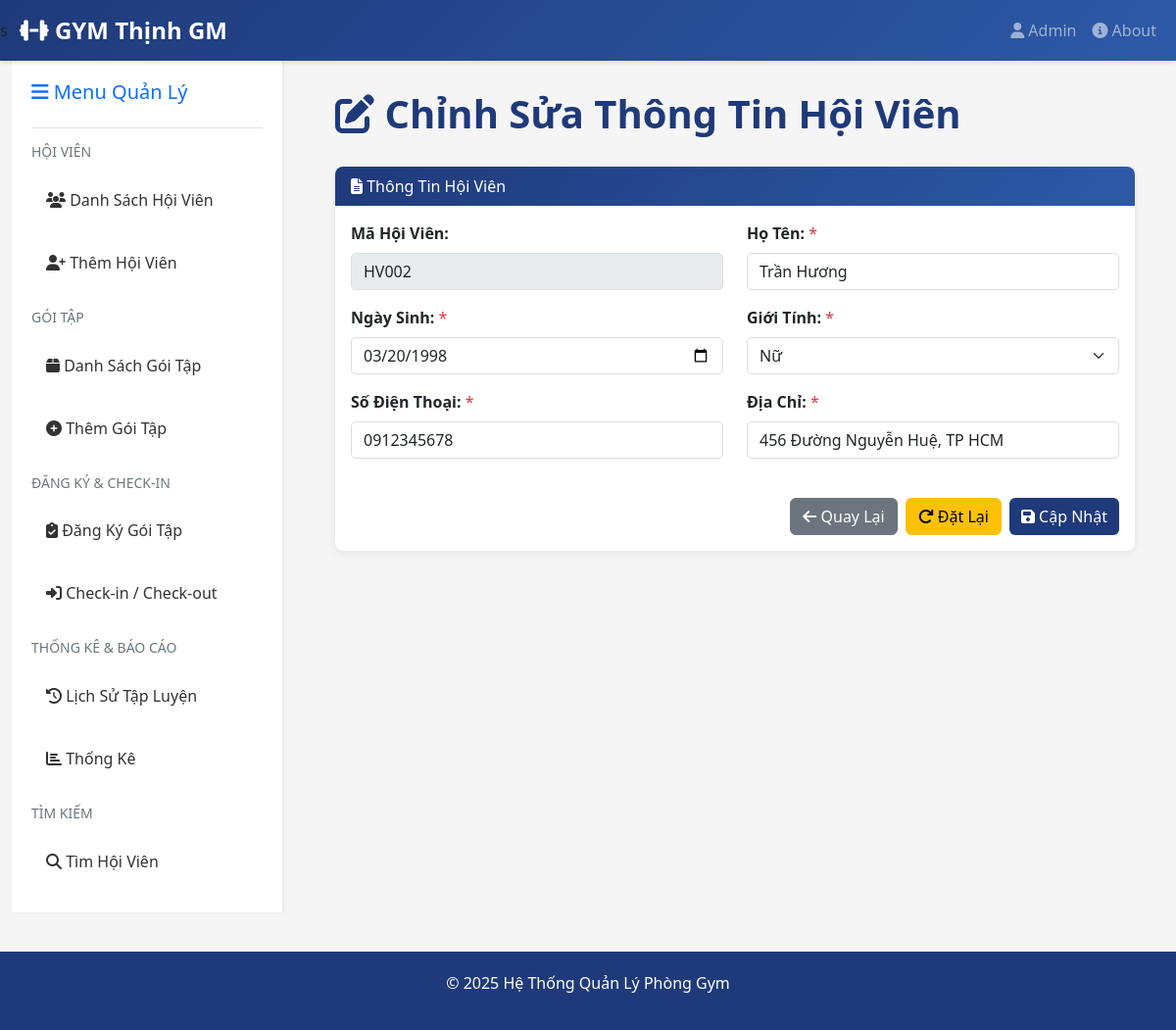
/edit_member.php?id=2, run on the app's committed database.
### tables this page shows
CREATE TABLE IF NOT EXISTS members (
    id INT AUTO_INCREMENT PRIMARY KEY,
    code VARCHAR(20) UNIQUE NOT NULL,
    fullname VARCHAR(100) NOT NULL,
    dob DATE NOT NULL,
    gender ENUM('Nam', 'Nữ') NOT NULL,
    phone VARCHAR(15) NOT NULL,
    address TEXT NOT NULL,
    created_at TIMESTAMP DEFAULT CURRENT_TIMESTAMP,
    updated_at TIMESTAMP DEFAULT CURRENT_TIMESTAMP ON UPDATE CURRENT_TIMESTAMP,
    INDEX idx_code (code),
    INDEX idx_phone (phone),
    INDEX idx_fullname (fullname)
);

### edit_member.php (the view, shortened to what this page needs)
<?php
include 'views/header.php';
require 'config/database.php';
$id = (int)($_GET['id'] ?? 0);
$member = null;
if ($id > 0) {
    $result = $conn->query("SELECT * FROM members WHERE id = $id");
    if ($result->num_rows > 0) {
        $member = $result->fetch_assoc();
    } else {
        redirect('members.php');
    }
}
?>
<div class="container-fluid">
    <div class="row">
        <?php include 'views/sidebar.php'; ?>
        <div class="col-md-9">
            <div class="main-content">
                <div class="page-header">
                    <h1><i class="fas fa-edit"></i> Chỉnh Sửa Thông Tin Hội Viên</h1>
                </div>
                <?php if ($member): ?>
                    <div class="card">
                        <div class="card-header">
                            <i class="fas fa-file-alt"></i> Thông Tin Hội Viên
                        </div>
                        <div class="card-body">
                            <form method="POST" class="needs-validation">
                                <div class="row">
                                    <div class="col-md-6 mb-3">
                                        <label class="form-label"><strong>Mã Hội Viên:</strong></label>
                                        <input type="text" class="form-control" value="<?php echo $member['code']; ?>" disabled>
                                    </div>
                                    <div class="col-md-6 mb-3">
                                        <label class="form-label"><strong>Họ Tên:</strong> <span class="text-danger">*</span></label>
                                        <input type="text" class="form-control" name="fullname" required
                                               value="<?php echo htmlspecialchars($member['fullname']); ?>">
                                    </div>
                                </div>
                                <div class="row">
                                    <div class="col-md-6 mb-3">
                                        <label class="form-label"><strong>Ngày Sinh:</strong> <span class="text-danger">*</span></label>
                                        <input type="date" class="form-control" name="dob" required
                                               value="<?php echo $member['dob']; ?>">
                                    </div>
                                    <div class="col-md-6 mb-3">
                                        <label class="form-label"><strong>Giới Tính:</strong> <span class="text-danger">*</span></label>
                                        <select class="form-select" name="gender" required>
                                            <option value="Nữ" <?php echo ($member['gender'] == 'Nữ') ? 'selected' : ''; ?>>Nữ</option>
                                        </select>
                                    </div>
                                </div>
                                <div class="row">
                                    <div class="col-md-6 mb-3">
                                        <label class="form-label"><strong>Số Điện Thoại:</strong> <span class="text-danger">*</span></label>
                                        <input type="tel" class="form-control" name="phone" required
                                               value="<?php echo $member['phone']; ?>">
                                    </div>
                                    <div class="col-md-6 mb-3">
                                        <label class="form-label"><strong>Địa Chỉ:</strong> <span class="text-danger">*</span></label>
                                        <input type="text" class="form-control" name="address" required
                                               value="<?php echo htmlspecialchars($member['address']); ?>">
                                    </div>
                                </div>
                                <div class="d-grid gap-2 d-md-flex justify-content-md-end mt-4">
                                    <a href="members.php" class="btn btn-secondary">
                                        <i class="fas fa-arrow-left"></i> Quay Lại
                                    </a>
                                    <button type="reset" class="btn btn-warning">
                                        <i class="fas fa-redo"></i> Đặt Lại
                                    </button>
                                    <button type="submit" class="btn btn-primary">
                                        <i class="fas fa-save"></i> Cập Nhật
                                    </button>
                                </div>
                            </form>
                        </div>
                    </div>
                <?php endif; ?>
            </div>
        </div>
    </div>
</div>
<div class="footer">
    <p>&copy; 2025 Hệ Thống Quản Lý Phòng Gym</p>
</div>
</body>
</html>

### views/header.php (style rules this page uses)
:root { --primary-color: #1f3a7a; --secondary-color: #ff6b6b; --success-color: #51cf66; --warning-color: #ffd43b; --danger-color: #ff6b6b; }
* { margin: 0; padding: 0; }
body { background-color: #f5f5f5; font-family: 'Segoe UI', Tahoma, Geneva, Verdana, sans-serif; }
.main-content { padding: 30px; background-color: #f5f5f5; }
.card { border: none; border-radius: 8px; box-shadow: 0 2px 8px rgba(0,0,0,0.08); margin-bottom: 20px; }
.card-header { background: linear-gradient(135deg, var(--primary-color) 0%, #2d5aa8 100%); color: white; border-radius: 8px 8px 0 0 !important; border: none; }
.btn-primary { background-color: var(--primary-color); border: none; }
.form-control, .form-select { border: 1px solid #ddd; border-radius: 5px; }
.page-header { margin-bottom: 30px; }
.page-header h1 { color: var(--primary-color); font-weight: bold; }
.footer { background-color: var(--primary-color); color: white; padding: 20px; text-align: center; margin-top: 40px; }

### data on the page
members: code "HV002", fullname "Trần Hương", dob "03/20/1998", gender "Nữ", phone "0912345678", address "456 Đường Nguyễn Huệ, TP HCM"
